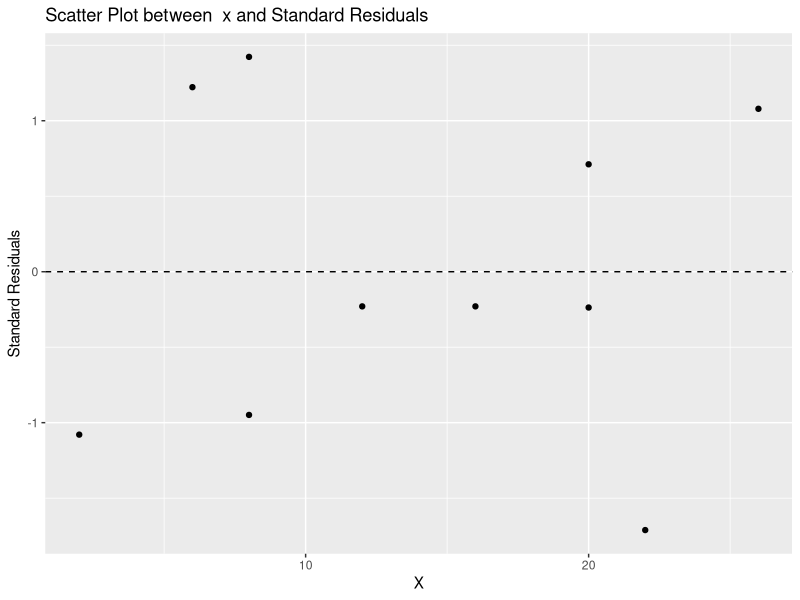
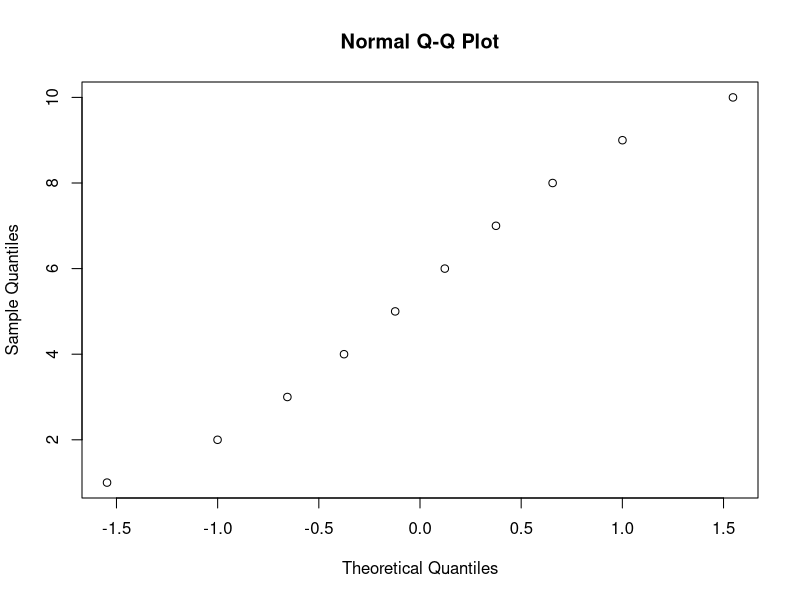
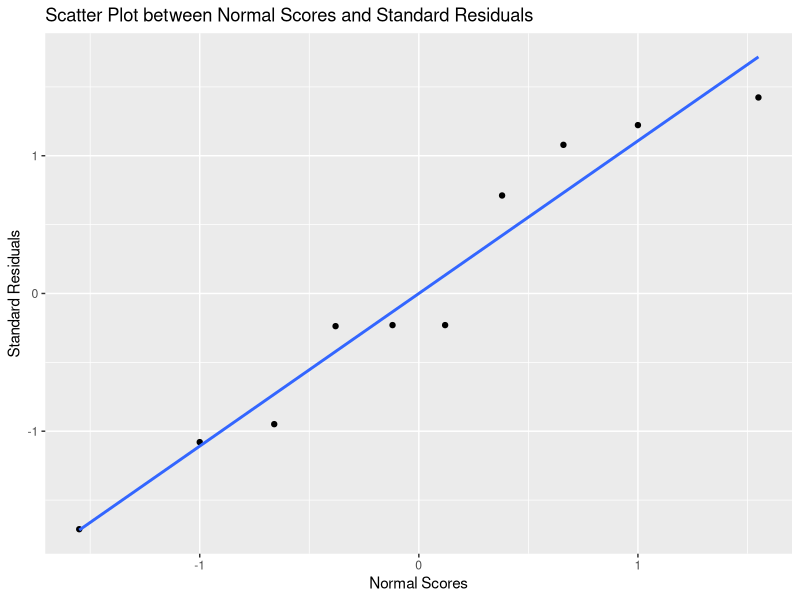

Recreate these plots in R, in order.
                                 # Page no. : 610 - 612

# Standardized Residuals

i <- c(1,2,3,4,5,6,7,8,9,10)
x <- c(2,6,8,8,12,16,20,20,22,26)   # Student Population
n <- 10
s <- 13.829   # Standard error
y <- c(58,105,88,118,117,137,157,169,149,202)   # Sales

estimated_sales <- 60 + (5 * x)   # Regression Equation  = 60 + 5 x

x_deviation <- x - mean(x)

x_deviation_sq <- (x_deviation)**2

z <- round(x_deviation_sq / sum(x_deviation_sq),4)

h <- round((1 / n) + z, 4)

s_i <- round(s * sqrt(1 -h), 4)   # Standard Deviation for Residual i

residuals <- y - estimated_sales

standard_residuals <- round((residuals) / (s_i), 4)

DF <- data.frame(x, y, estimated_sales, x_deviation, x_deviation_sq, z, h, s_i, residuals, standard_residuals)

# Install Library if not installed

# install.packages("ggplot2")

# Import Library

library(ggplot2)

ggplot(DF,aes(x, standard_residuals)) + geom_point() + geom_hline(yintercept = 0, linetype=2) +
   labs(title = "Scatter Plot between  x and Standard Residuals", x = "X", 
        y = "Standard Residuals")

normal_scores <- round(qqnorm(1:10)$x, 2)
standard_residuals <- sort(standard_residuals, decreasing = F)

table <- data.frame(normal_scores, standard_residuals)

ggplot(table,aes(normal_scores, standard_residuals)) + geom_point() +
  geom_smooth(method = "lm", se = F) + 
labs(title = "Scatter Plot between Normal Scores and Standard Residuals", x = "Normal Scores",
     y = "Standard Residuals")
